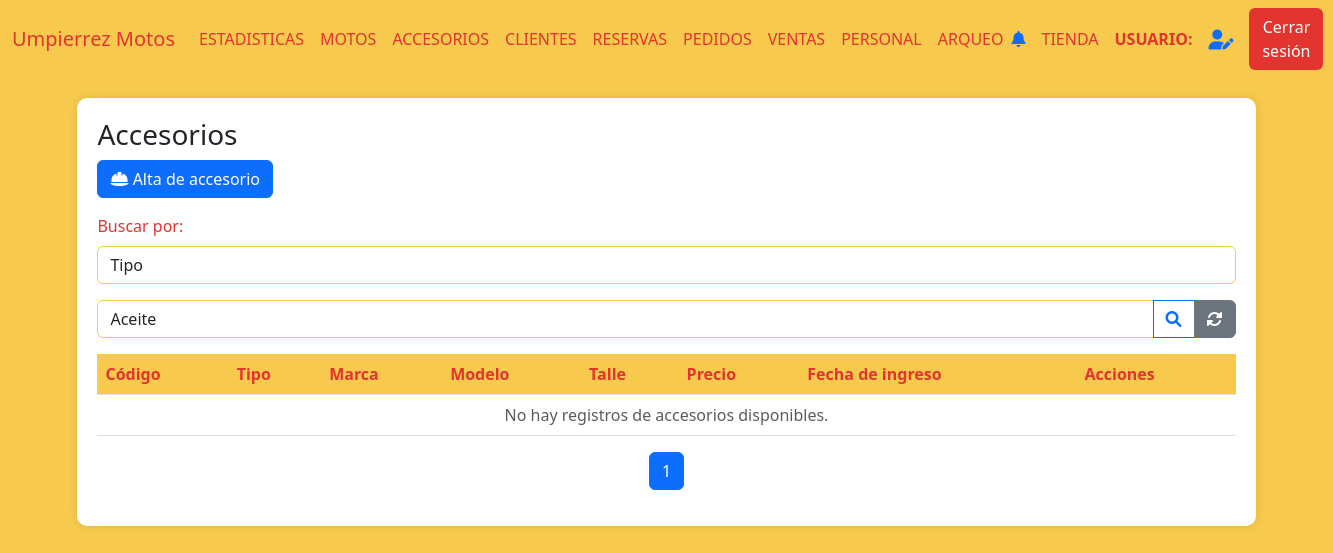
Page /accesorios (signed in) on the earlier database version.
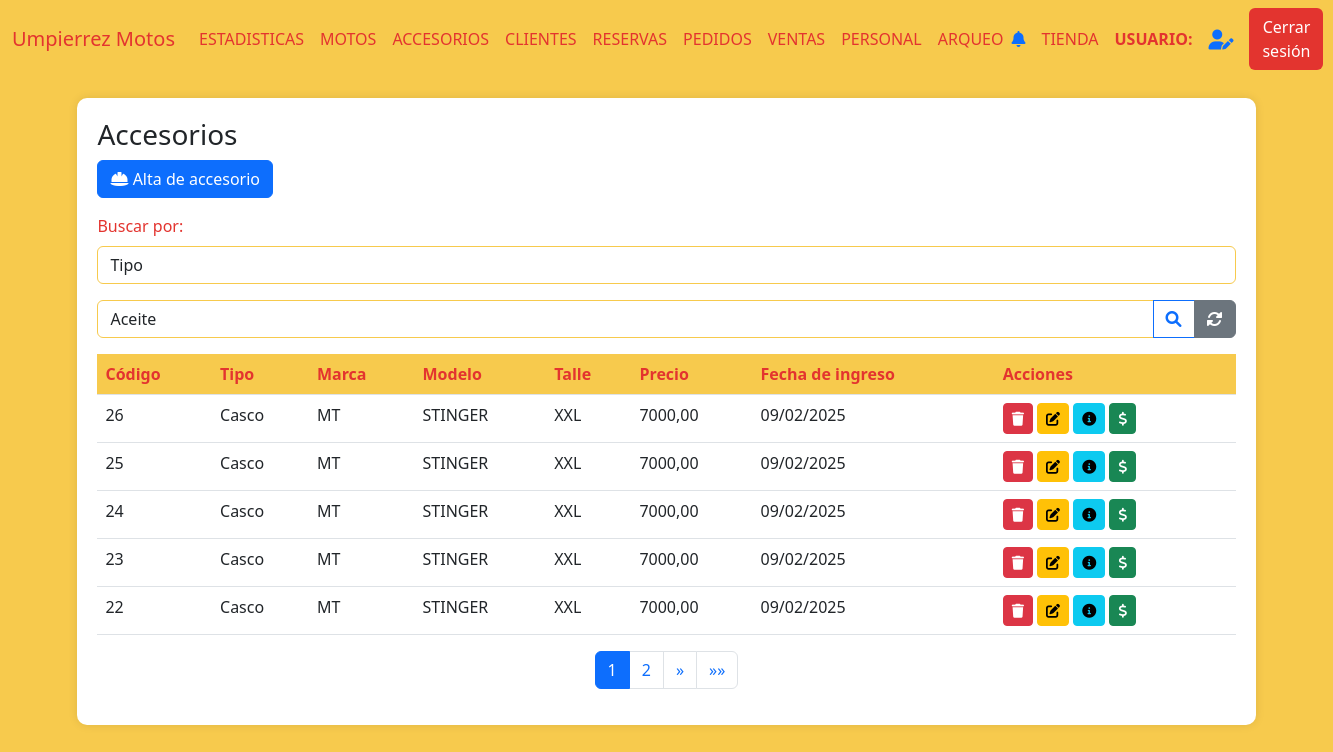
Same page on the later database version.
### AppUM/models.py (models this page shows)
class Accesorio(models.Model):
    tipo = models.CharField(max_length=20)
    marca = models.CharField(max_length=20)
    modelo = models.CharField(max_length=20)
    precio = models.DecimalField(max_digits=10, decimal_places=2)
    foto = models.ImageField(null=True, blank=True, upload_to="accesorios/")
    activo = models.BooleanField()
    fecha_ingreso = models.DateTimeField(auto_now_add=True)
    moneda_precio = models.CharField(max_length=10,default=True,null=True)
    talle = models.CharField(max_length=20,null=True)

### AppUM/decorators.py (the view)
    def _wrapped_view(request, *args, **kwargs):
        user = request.user
        if user.is_authenticated:
            usuario_consulta = Personal.objects.filter(usuario=user.username).first()
            if usuario_consulta:
                if Administrativo.objects.filter(personal_ptr_id=usuario_consulta.id,activo=1).exists():
                    return view_func(request, *args, **kwargs)
                else:
                    raise PermissionDenied
            else:
                return view_func(request, *args, **kwargs)
        else:
            return redirect('Login')  # Redirigir al login si no está autenticado

### AppUM/context_processors.py (called while the page is built)
def cantidad_solicitudes_no_leidas(req):
    if req.user.is_authenticated:
        usuario = req.user
        usuario_actual = Personal.objects.filter(usuario=usuario.username).first()
        notificaciones = NotificacionPersonal.objects.filter(personal=usuario_actual,leido=0).count()
    else:
        notificaciones = 0
    return {'notificaciones': notificaciones}

### AppUM/functions.py (called while the page is built)
def funcion_paginas_varias(req,instancia_model):
    paginator = Paginator(instancia_model, 5)  # 5 motos por página
    page_number = req.GET.get('page')  # Obtiene el número de página desde la URL
    page_obj = paginator.get_page(page_number)
    return page_obj

### AppUM/views.py (called while the page is built)
@admin_required
def vista_inventario_accesorios(req):
    accesorios = Accesorio.objects.filter(activo=1).order_by('-fecha_ingreso')
    logo_um = Logos.objects.get(id=1)
    page_obj = funcion_paginas_varias(req,accesorios)  # Obtiene la página solicitada
    return render(req,"perfil_administrativo/accesorios/accesorios.html",{'page_obj': page_obj,"accesorios":accesorios,"logo_um":logo_um.logo_UM.url if logo_um.logo_UM else None})

### AppUM/templates/perfil_administrativo/accesorios/accesorios.html (shortened to what this page needs)
{% extends "perfil_administrativo/padre_perfil_administrativo.html" %}
{% load static %}
{% block contenidoQueCambia %}
<div class="table-container" id="inventarios">
    <h3>Accesorios</h3>
    <a href="{% url 'AccesorioAlta' %}" class="btn btn-primary mb-3">
        <i class="fas fa-helmet-safety"></i> Alta de accesorio
    </a>
    <div class="mb-3">
        <label for="estado" class="form-label">Buscar por:</label>
        <select class="form-control" name="estado_accesorio" id="tipo_busqueda" onchange="tipo_busqueda()">
            <option value="tipo">Tipo</option>
        </select>
    </div>
    <form action="{% url 'BusquedaTipoAccesorio' %}" enctype="multipart/form-data" method="get" id="busqueda_tipo">{% csrf_token %}
        <div class="input-group mb-3">
            <select class="form-control" name="tipo_accesorio" id="tipo_accesorio">
                    <option value="Aceite">Aceite</option>
            </select>
            <button class="btn btn-outline-primary" type="submit">
                <i class="fas fa-search"></i>
            </button>
            <a href="{% url 'Accesorios' %}" class="btn btn-secondary">
                <i class="fas fa-sync-alt"></i>
            </a>
        </div>
    </form>
    <table class="table">
        <thead>
            <tr>
                <th>Código</th>
                <th>Tipo</th>
                <th>Marca</th>
                <th>Modelo</th>
                <th>Talle</th>
                <th>Precio</th>
                <th>Fecha de ingreso</th>
                <th>Acciones</th>
            </tr>
        </thead>
        <tbody>
            {% if page_obj %}
                {% for accesorios in page_obj %}
            <tr>
                <td>{{ accesorios.id }}</td>
                <td>{{ accesorios.tipo }}</td>
                <td>{{ accesorios.marca }}</td>
                <td>{{ accesorios.modelo}}</td>
                <td>{{ accesorios.talle}}</td>
                <td>{{ accesorios.precio}}</td>
                <td>{{ accesorios.fecha_ingreso|date:"d/m/Y"}}</td>
                <td>
                    <a href="{% url 'AccesorioBaja' accesorios.id %}"><button class="btn btn-sm btn-danger"><i class="fas fa-trash"></i></button></a>
                    <a href="{% url 'AccesorioModificacion' accesorios.id %}"><button class="btn btn-sm btn-warning"><i class="fas fa-edit"></i></button></a>
                    <a href="{% url 'AccesorioDetalle' accesorios.id %}"><button class="btn btn-sm btn-info"><i class="fas fa-info-circle"></i></button></a>
                    <a href="{% url 'ClienteAccesorioVenta' accesorios.id %}"><button class="btn btn-sm btn-success"><i class="fas fa-dollar-sign"></i></button></a>
                </td>
            </tr>
            {% endfor %}
            {% else %}
                <tr>
                    <td colspan="9" class="text-center text-muted">
                        No hay registros de accesorios disponibles.
                    </td>
                </tr>
            {% endif %}
        </tbody>
    </table>
    <nav aria-label="Page navigation">
        <ul class="pagination justify-content-center">
            {% for num in page_obj.paginator.page_range %}
            <li class="page-item {% if page_obj.number == num %}active{% endif %}">
                <a class="page-link" href="?page={{ num }}">{{ num }}</a>
            </li>
            {% endfor %}
            {% if page_obj.has_next %}
            <li class="page-item">
                <a class="page-link" href="?page={{ page_obj.next_page_number }}" aria-label="Siguiente">
                    <span aria-hidden="true">&raquo;</span>
                </a>
            </li>
            <li class="page-item">
                <a class="page-link" href="?page={{ page_obj.paginator.num_pages }}" aria-label="Última">
                    <span aria-hidden="true">&raquo;&raquo;</span>
                </a>
            </li>
            {% endif %}
        </ul>
    </nav>
</div>
{% endblock %}

### AppUM/templates/perfil_administrativo/padre_perfil_administrativo.html (shortened to what this page needs)
<!DOCTYPE html>
<html lang="es">
<head>
    {% load static %}
    <link href="https://cdn.jsdelivr.net/npm/bootstrap@5.3.0/dist/css/bootstrap.min.css" rel="stylesheet">
    <link href="https://cdnjs.cloudflare.com/ajax/libs/font-awesome/6.0.0/css/all.min.css" rel="stylesheet">
    <link href="{% static 'css/styles.css' %}" rel="stylesheet" />
</head>
<body>
    <nav class="navbar navbar-expand-lg navbar-custom">
        <div class="container-fluid">
            <a class="navbar-brand" href="#">Umpierrez Motos</a>
            <div class="collapse navbar-collapse" id="navbarNav">
                <ul class="navbar-nav me-auto mb-2 mb-lg-0">
                    <li class="nav-item {% if active_page == 'Estadisticas' %}active{% endif %}">
                        <a class="nav-link" href="{% url 'Estadisticas' %}" onclick="">ESTADISTICAS</a>
                    </li>
                    <li class="nav-item {% if active_page == 'Motos' %}active{% endif %}">
                        <a class="nav-link" href="{% url 'Motos' %}" onclick="">MOTOS</a>
                    </li>
                    <li class="nav-item">
                        <a class="nav-link" href="{% url 'Accesorios' %}" onclick="">ACCESORIOS</a>
                    </li>
                    <li class="nav-item">
                        <a class="nav-link" href="{% url 'Clientes' %}" onclick="">CLIENTES</a>
                    </li>
                    <li class="nav-item">
                        <a class="nav-link" href="{% url 'Reservas' %}" onclick="">RESERVAS</a>
                    </li>
                    <li class="nav-item">
                        <a class="nav-link" href="{% url 'Pedidos' %}" onclick="">PEDIDOS</a>
                    </li>
                    <li class="nav-item">
                        <a class="nav-link" href="{% url 'Ventas' %}" onclick="">VENTAS</a>
                    </li>
                    <li class="nav-item">
                        <a class="nav-link" href="{% url 'Personal' %}" onclick="">PERSONAL</a>
                    </li>
                    <li class="nav-item">
                        <a class="nav-link" href="{% url 'Arqueos' %}" onclick="">ARQUEO</a>
                    </li>
                </ul>
                <div class="d-flex align-items-center">
                    <div class="notification-bell me-3">
                        <a href="{% url 'NotificacionesAdministrativo' %}" class="text-decoration-none">
                            <i class="fas fa-bell"></i>
                        </a>
                    </div>
                    <a href="{% url 'Tienda' %}" class="nav-link me-3">TIENDA</a>
                    <span class="navbar-text me-3">
                        <strong>USUARIO:</strong> {{ request.user.first_name }}
                    </span>
                    <a href="{% url 'EditarUsuario' %}" class="me-3" title="Editar Perfil">
                        <i class="fas fa-user-edit fa-lg"></i>
                    </a>
                    <a href="{% url 'CerrarSesion' %}">
                        <button class="btn btn-logout">Cerrar sesión</button>
                    </a>
                </div>
            </div>
        </div>
    </nav>
    <div class="container-fluid" id="content">
        {% block contenidoQueCambia %}
        {% endblock %}
    </div>
</body>
</html>

### AppUM/static/css/styles.css (style rules this page uses)
body { background-color: #f7ca4d; }
.form-label { color: #e3342f; }
.form-control { border-color: #f7ca4d; }
.navbar-custom { background-color: #f7ca4d; }
.navbar-brand, .nav-link, .navbar-text { color: #e3342f !important; }
.btn-logout { background-color: #e3342f; color: #fff; }
.table-container { background-color: #fff; border-radius: 10px; padding: 20px; box-shadow: 0px 0px 10px rgba(0, 0, 0, 0.1); margin: 20px auto; max-width: 90%; }
.table th { background-color: #f7ca4d; color: #e3342f; }
.notification-bell { position: relative; cursor: pointer; }

Differences in the rows shown:
added Accesorio: id "26", tipo "Casco", marca "MT", modelo "STINGER", talle "XXL", precio "7000,00", fecha_ingreso "09/02/2025"
added Accesorio: id "25", tipo "Casco", marca "MT", modelo "STINGER", talle "XXL", precio "7000,00", fecha_ingreso "09/02/2025"
added Accesorio: id "24", tipo "Casco", marca "MT", modelo "STINGER", talle "XXL", precio "7000,00", fecha_ingreso "09/02/2025"
added Accesorio: id "23", tipo "Casco", marca "MT", modelo "STINGER", talle "XXL", precio "7000,00", fecha_ingreso "09/02/2025"
added Accesorio: id "22", tipo "Casco", marca "MT", modelo "STINGER", talle "XXL", precio "7000,00", fecha_ingreso "09/02/2025"
Other differences:
new list line: "2"
text no longer shown: "No hay registros de accesorios disponibles."
